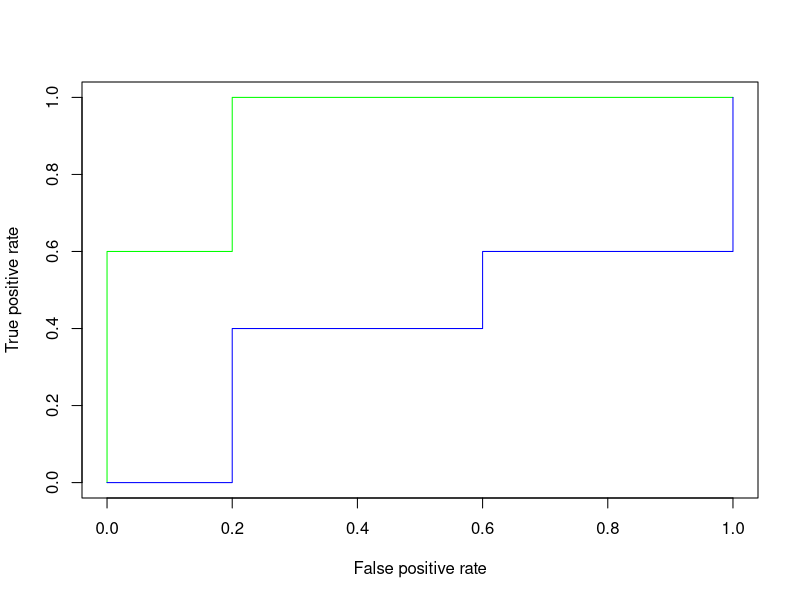

Recreate this plot in R.
library('dplyr')
library('ROCR')

res<-matrix(c(1,TRUE,0.73,0.61,
            2,TRUE,0.69,0.03,
            3,FALSE,0.44,0.68,
            4,FALSE,0.55,0.31,
            5,TRUE,0.67,0.45,
            6,TRUE,0.47,0.09,
            7,FALSE,0.08,0.38,
            8,FALSE,0.15,0.05,
            9,TRUE,0.45,0.01,
            10,FALSE,0.35,0.04),ncol=4,byrow=TRUE)
colnames(res)<-c("Instance","True_Class","PM1","PM2")

resdf<-as.data.frame(res)
resdf<-mutate(resdf,PM11=1-PM1,PM22=1-PM2)
resdf

# i
eval1 <-prediction(resdf$PM1, resdf$True_Class)
eval2 <-prediction(resdf$PM2, resdf$True_Class)
plot(performance(eval1,"tpr","fpr"), col="green")
plot(performance(eval2,"tpr","fpr"),add=TRUE, col="blue")
print(attributes(performance(eval1,'auc'))$y.values[[1]])
print(attributes(performance(eval2,'auc'))$y.values[[1]])
# M1 > M2

# ii
df1<-resdf[order(-resdf$PM1),]
df1

confusion_matrix<-table(truth=resdf$True_Class,prediction=resdf$PM1>0.5)
confusion_matrix

TN<-confusion_matrix[1,1] # TRUE NEGATIVE
TP<-confusion_matrix[2,2] # TRUE POSITIVE
FN<-confusion_matrix[2,1] # FALSE NEGATIVE
FP<-confusion_matrix[1,2] # FALSE POSITIVE

#ACCURACY
accuracy<-(TP+TN)/sum(confusion_matrix)
accuracy

#PRECISION
precision<-TP/(TP+FP)
precision
#RECALL
recall<-TP/(TP+FN)
recall

# F1 Score
f1_score<-(2*precision*recall)/(precision+recall)
f1_score

#iii
df2<-resdf[order(-resdf$PM2),]
df2

confusion_matrix2<-table(truth=resdf$True_Class,prediction=resdf$PM2>0.5)
confusion_matrix2

TN<-confusion_matrix2[1,1] # TRUE NEGATIVE
TP<-confusion_matrix2[2,2] # TRUE POSITIVE
FN<-confusion_matrix2[2,1] # FALSE NEGATIVE
FP<-confusion_matrix2[1,2] # FALSE POSITIVE
#ACCURACY
accuracy<-(TP+TN)/sum(confusion_matrix)
accuracy
#PRECISION
precision<-TP/(TP+FP)
precision
#RECALL
recall<-TP/(TP+FN)
recall
# F1 Score
f1_score<-(2*precision*recall)/(precision+recall)
f1_score

#iv
confusion_matrix3<-table(truth=resdf$True_Class,prediction=resdf$PM1>0.1)
confusion_matrix3

TN<-confusion_matrix3[1,1] # TRUE NEGATIVE
TP<-confusion_matrix3[2,2] # TRUE POSITIVE
FN<-confusion_matrix3[2,1] # FALSE NEGATIVE
FP<-confusion_matrix3[1,2] # FALSE POSITIVE
#ACCURACY
accuracy<-(TP+TN)/sum(confusion_matrix)
accuracy
#PRECISION
precision<-TP/(TP+FP)
precision
#RECALL
recall<-TP/(TP+FN)
recall
# F1 Score
f1_score<-(2*precision*recall)/(precision+recall)
f1_score
